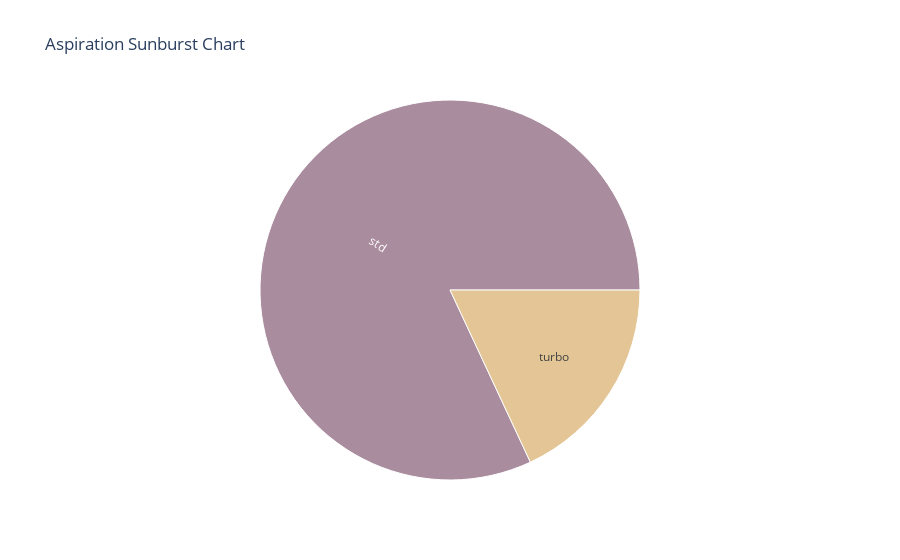

Here is the notebook cell this chart was saved with:
### Markdown cell above
Insights

1. Most used Car Engines Ranges between 90-99 bhp

2. Most of the car engines are ranged between 99-150 bhp

### Code cell
import plotly.express as px

fig = px.sunburst(df_o, path=['aspiration'], color='aspiration',
                  title='Aspiration Sunburst Chart',
                  color_discrete_sequence=px.colors.qualitative.Antique)

# Calculate percentage
aspiration_counts = df_o['aspiration'].value_counts()
total_count = aspiration_counts.sum()
percentages = [(count / total_count) * 100 for count in aspiration_counts]

# Add percentages to customdata
fig.data[0].customdata = percentages

# Update hovertemplate to include percentages
fig.update_traces(hovertemplate='<b>%{label}</b><br>Percentage: %{customdata:.2f}%')

fig.update_layout(bargap=0.1)

fig.show()

### Figure 1 — Plotly figure (JSON) as saved in the notebook; plotly's stock layout.template omitted (floating-point values rounded to 4 significant figures)
{"data": [{"branchvalues": "total", "customdata": [81.95, 18.05], "domain": {"x": [0, 1], "y": [0, 1]}, "hovertemplate": "<b>%{label}</b><br>Percentage: %{customdata:.2f}%", "ids": ["std", "turbo"], "labels": ["std", "turbo"], "marker": {"colors": ["rgb(133, 92, 117)", "rgb(217, 175, 107)"]}, "name": "", "parents": ["", ""], "type": "sunburst", "values": [168, 37]}], "layout": {"bargap": 0.1, "legend": {"tracegroupgap": 0}, "sunburstcolorway": ["rgb(133, 92, 117)", "rgb(217, 175, 107)", "rgb(175, 100, 88)", "rgb(115, 111, 76)", "rgb(82, 106, 131)", "rgb(98, 83, 119)", "rgb(104, 133, 92)", "rgb(156, 156, 94)", "rgb(160, 97, 119)", "rgb(140, 120, 93)", "rgb(124, 124, 124)"], "title": {"text": "Aspiration Sunburst Chart"}}}
